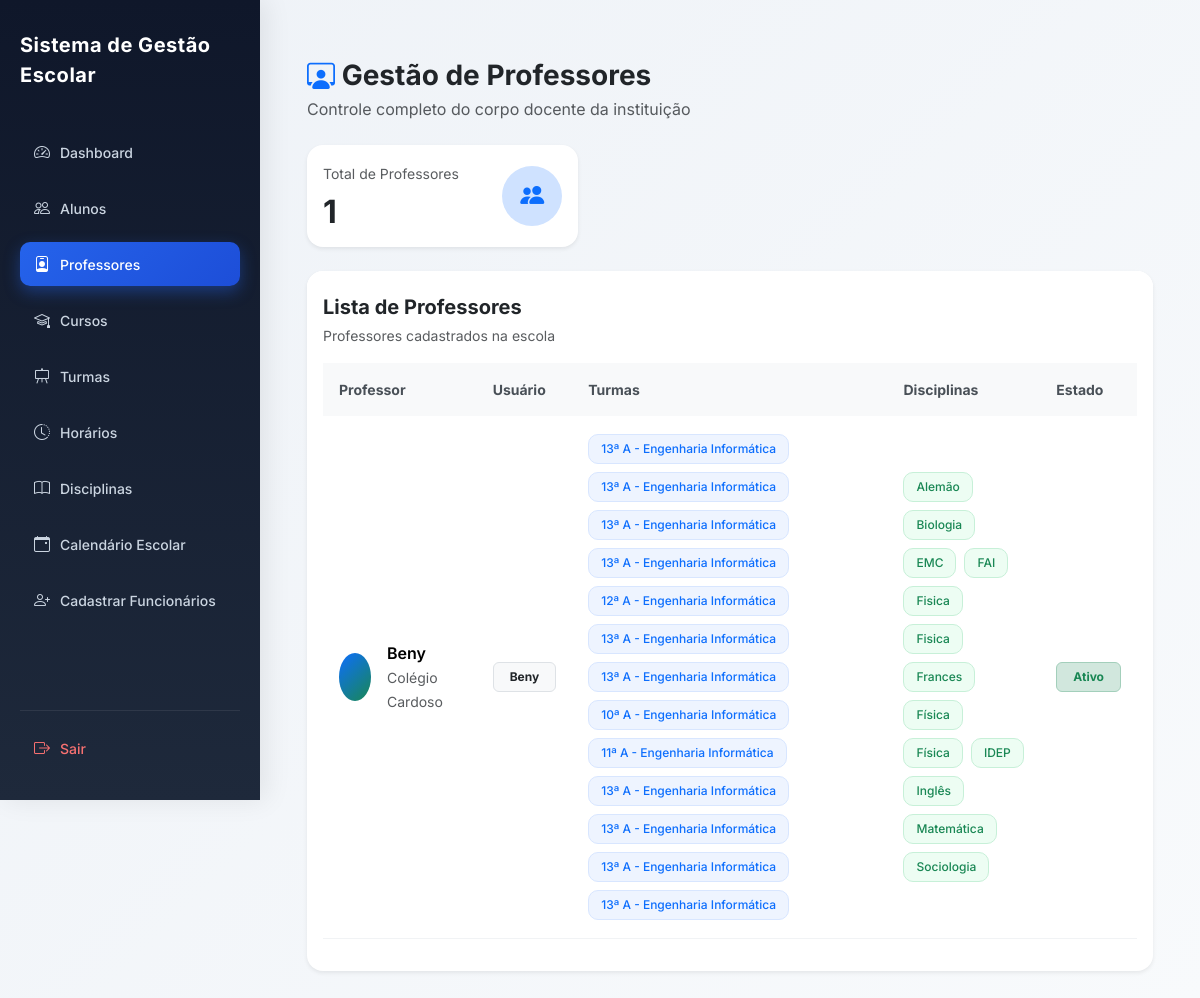
Before: /professores/ (signed in) with the older database file.
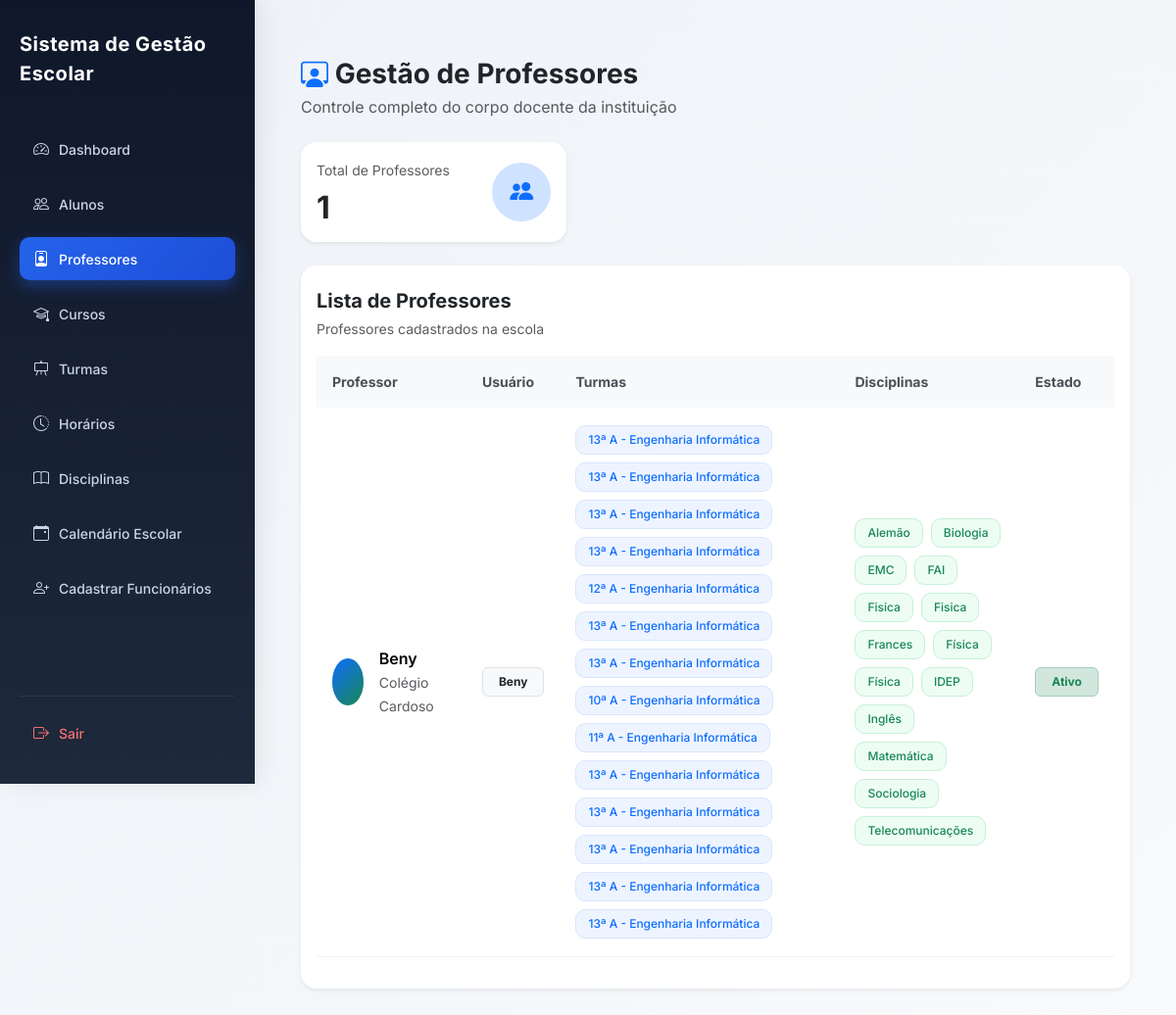
After: the same page with the newer database file.
### users/models.py (models this page shows, shortened)
class User(AbstractUser):
    ROLE_CHOICES = (
        ('SUPERADMIN', 'Super Admin'),
        ('DIRETOR', 'Diretor'),
        ('PROFESSOR', 'Professor'),
        ('ALUNO', 'Aluno'),
        ('FINANCEIRO', 'Financeiro'),
        ('SECRETARIA', 'Secretaria'),
    )
    role = models.CharField(
        max_length=20,
        choices=ROLE_CHOICES,
        default='ALUNO'
    )
    ativo = models.BooleanField(default=True)
    escola = models.ForeignKey(
        'academic.Escola',
        on_delete=models.CASCADE,
        null=True,
        blank=True,
        related_name="usuarios"
    )
    criado_em = models.DateTimeField(auto_now_add=True)
    objects = UserManager()

### academic/models.py (models this page shows, shortened)
class Escola(models.Model):
    nome = models.CharField(
        "Nome da Escola",
        max_length=255
    )
    codigo = models.CharField(
        "Código da Escola",
        max_length=10,
        unique=True,
        blank=True,
        help_text="Código usado no login da escola"
    )
    logo = models.ImageField(
        upload_to='logos_escolas/',
        blank=True,
        null=True
    )
    endereco = models.CharField(
        "Endereço",
        max_length=255
    )
    telefone = models.CharField(
        "Telefone",
        max_length=20
    )
    nif = models.CharField(
        "NIF",
        max_length=14,
        blank=True,
        null=True,
        help_text="Número de Identificação Fiscal da escola"
    )
    email = models.EmailField(
        "Email da Escola",
        max_length=254,
        blank=True,
        null=True,
        help_text="Email oficial da escola"
    )
    plano = models.ForeignKey(
        "Plano",
        on_delete=models.SET_NULL,
        null=True,
        blank=True,
        related_name="escolas",
        verbose_name="Plano"
    )
    data_expiracao = models.DateField(
        "Data de Expiração do Plano",
        null=True,
        blank=True
    )
    ativo = models.BooleanField(
        "Ativo",
        default=True
    )
    criada_em = models.DateTimeField(
        "Criada em",
        auto_now_add=True
    )
    class Meta:
        verbose_name = "Escola"
        verbose_name_plural = "Escolas"
        ordering = ["nome"]

class Disciplina(models.Model):
    nome = models.CharField(max_length=90)
    turma = models.ForeignKey(
        Turma,
        on_delete=models.CASCADE,
        related_name="disciplinas"
    )
    professor = models.ForeignKey(
        settings.AUTH_USER_MODEL,
        on_delete=models.CASCADE,
        limit_choices_to={'role': 'PROFESSOR'},
        related_name="disciplinas",
        null=True,
        blank=True
    )
    escola = models.ForeignKey(
        Escola,
        on_delete=models.CASCADE,
        related_name="disciplinas"
    )
    criada_em = models.DateTimeField(auto_now_add=True)
    class Meta:
        unique_together = ('nome', 'turma', 'escola')
        ordering = ["nome"]

class Turma(models.Model):
    CLASSE_CHOICES = [
        ('4', '4ª Classe'),
        ('5', '5ª Classe'),
        ('6', '6ª Classe'),
        ('7', '7ª Classe'),
        ('8', '8ª Classe'),
        ('9', '9ª Classe'),
        ('10', '10ª Classe'),
        ('11', '11ª Classe'),
        ('12', '12ª Classe'),
        ('13', '13ª Classe'),
    ]
    TURNOS = [
        ('MANHA', 'Manhã'),
        ('TARDE', 'Tarde'),
        ('NOITE', 'Noite'),
    ]
    classe = models.CharField(
        max_length=10,
        choices=CLASSE_CHOICES,
        verbose_name="Classe"
    )
    curso = models.ForeignKey(
        'Curso',
        on_delete=models.SET_NULL,
        null=True,
        blank=True,
        related_name="turmas",
        verbose_name="Curso"
    )
    identificador = models.CharField(
        max_length=5,
        verbose_name="Identificador"
    )
    turno = models.CharField(
        max_length=10,
        choices=TURNOS,
        default='MANHA',
        verbose_name='Turno'
    )
    ano_letivo = models.ForeignKey(
        'AnoLetivo',
        on_delete=models.CASCADE,
        related_name="turmas",
        verbose_name="Ano Letivo"
    )
    escola = models.ForeignKey(
        'Escola',
        on_delete=models.CASCADE,
        related_name="turmas",
        verbose_name="Escola"
    )
    professor = models.ForeignKey(
        settings.AUTH_USER_MODEL,
        on_delete=models.SET_NULL,
        related_name="turmas",
        limit_choices_to={"role": "PROFESSOR"},
        null=True,
        blank=True,
        verbose_name="Professor"
    )
    criada_em = models.DateTimeField(
        auto_now_add=True,
        verbose_name="Data de Criação"
    )
    class Meta:
        constraints = [
            models.UniqueConstraint(
                fields=['classe', 'identificador', 'turno', 'ano_letivo', 'escola', 'curso'],
                name='unique_turma_por_curso'
            )
        ]
        verbose_name = "Turma"
        verbose_name_plural = "Turmas"

class Curso(models.Model):
    nome = models.CharField(
        max_length=90,
        unique=True,
        verbose_name="Curso"
    )
    descricao = models.TextField(
        blank=True,
        null=True
    )
    escola = models.ForeignKey(
        'Escola',
        on_delete=models.CASCADE,
        related_name='cursos'
    )
    criado_em = models.DateTimeField(auto_now_add=True)
    class Meta:
        verbose_name = "Curso"
        verbose_name_plural = "Cursos"

### core/views.py (the view)
# urls.py: path('professores/', views.lista_professores, name='professores'),
@login_required
def lista_professores(request):
    escola = get_escola(request)
    if not escola:
        return redirect("dashboard")
    professores = User.objects.filter(
        role="PROFESSOR",
        escola=escola
    ).prefetch_related(
        Prefetch(
            "disciplinas",
            queryset=Disciplina.objects.select_related(
                "turma",
                "turma__curso"
            )
        )
    ).annotate(
        total_turmas=Count("disciplinas__turma", distinct=True),
        total_disciplinas=Count("disciplinas", distinct=True),
    ).order_by(
        "first_name",
        "username"
    )
    total_professores = professores.count()
    return render(request, "professores.html", {
        "professores": professores,
        "total_professores": total_professores,
    })

### core/views.py (called while the page is built)
def get_escola(request):
    user = request.user
    if user.role == 'SUPERADMIN':
        escola_id = request.session.get('escola_id')
        if escola_id:
            return Escola.objects.filter(id=escola_id).first()
        return None
    return user.escola

### core/templates/professores.html (shortened to what the changed rows need)
{% extends 'base.html' %}
{% block content %}
<div class="container-fluid mt-4">
    <div class="row g-3 mb-4">
        <div class="col-md-4">
            <div class="card border-0 shadow-sm rounded-4 h-100">
                <div class="card-body">
                    <div class="d-flex justify-content-between align-items-center">
                        <div>
                            <h2 class="fw-bold mt-2 mb-0">
                                {{ total_professores }}
                            </h2>
                        </div>
                    </div>
                </div>
            </div>
        </div>
    </div>
    <div class="card border-0 shadow-sm rounded-4">
        <div class="card-body">
            <div class="table-responsive">
                <table class="table align-middle table-hover">
                    <thead>
                        <tr>
                            <th>Professor</th>
                            <th>Usuário</th>
                            <th>Turmas</th>
                            <th>Disciplinas</th>
                            <th>Estado</th>
                        </tr>
                    </thead>
                    <tbody>
                        {% for professor in professores %}
                        <tr>
                            <td>
                                <div class="d-flex align-items-center gap-3">
                                    <div class="avatar-circle">
                                    </div>
                                    <div>
                                        <div class="fw-semibold">
                                            {{ professor.get_full_name|default:professor.username }}
                                        </div>
                                        <small class="text-muted">
                                            {{ professor.escola.nome }}
                                        </small>
                                    </div>
                                </div>
                            </td>
                            <td>
                                <span class="badge bg-light text-dark border px-3 py-2">
                                    {{ professor.username }}
                                </span>
                            </td>
                            <td>
                                {% if professor.disciplinas.all %}
                                    <div class="d-flex flex-wrap gap-2">
                                        {% for disciplina in professor.disciplinas.all %}
                                            {% if disciplina.turma %}
                                            <span class="badge turma-badge">
                                                {{ disciplina.turma.classe }}ª
                                                {{ disciplina.turma.identificador }}
                                                {% if disciplina.turma.curso %}
                                                    - {{ disciplina.turma.curso.nome }}
                                                {% endif %}
                                            </span>
                                            {% endif %}
                                        {% endfor %}
                                    </div>
                                {% else %}
                                    <span class="text-muted">
                                        Sem turmas
                                    </span>
                                {% endif %}
                            </td>
                            <td>
                                {% if professor.disciplinas.all %}
                                    <div class="d-flex flex-wrap gap-2">
                                        {% for disciplina in professor.disciplinas.all %}
                                            <span class="badge disciplina-badge">
                                                {{ disciplina.nome }}
                                            </span>
                                        {% endfor %}
                                    </div>
                                {% else %}
                                    <span class="text-muted">
                                        Nenhuma disciplina
                                    </span>
                                {% endif %}
                            </td>
                            <td>
                                <span class="badge bg-success-subtle text-success border border-success-subtle px-3 py-2">
                                    Ativo
                                </span>
                            </td>
                        </tr>
                        {% endfor %}
                    </tbody>
                </table>
            </div>
        </div>
    </div>
</div>
{% endblock %}

Changed rows visible on the page:
added Disciplina: turma.classe "13", turma.identificador "A", turma.curso.nome "Engenharia Informática", nome "Telecomunicações"
